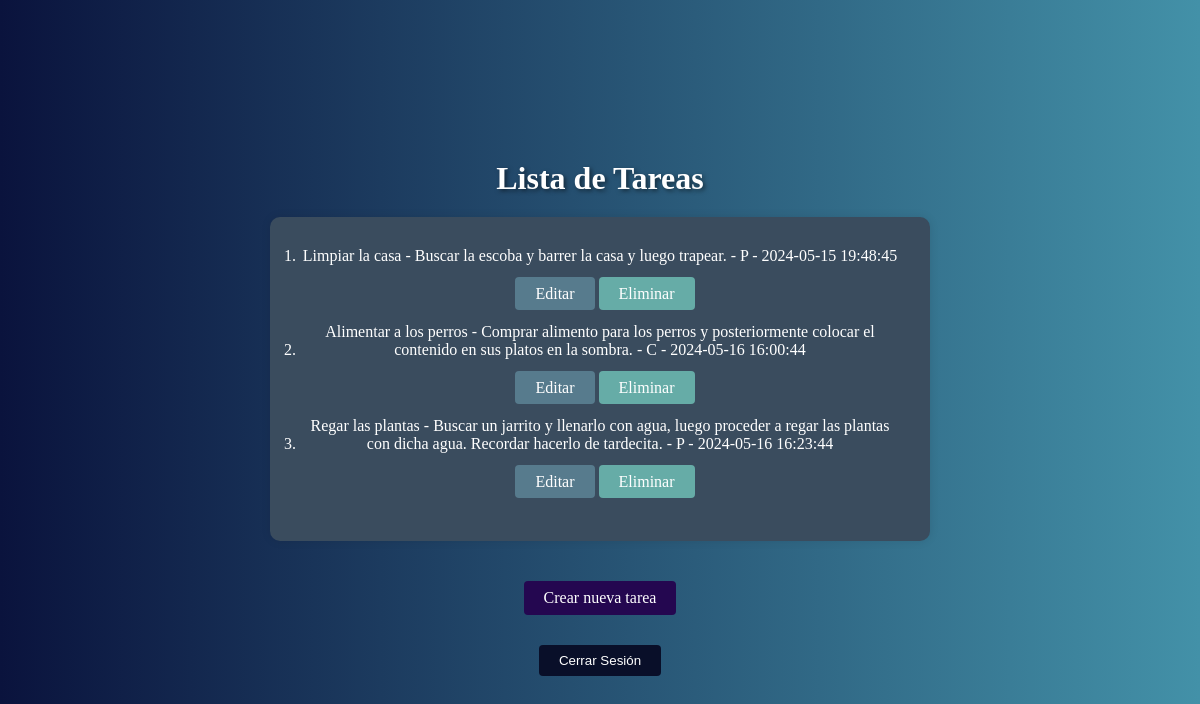
The page /to_do_list/task/list/ (signed in) on the database its author committed.
### to_do_list/models.py (models this page shows, shortened)
class Task(models.Model):
    title = models.CharField(max_length=100) # Campo para el título de la tarea
    description = models.TextField() # Campo para la descripción de la tarea
    created_at = models.DateTimeField(auto_now_add=True) # Campo para la fecha de creación
    STATUS_CHOICES = (
        ('P', 'Pendiente'),
        ('C', 'Completado'),
    ) # Campo para el estado de la tarea
    status = models.CharField(max_length=1, choices=STATUS_CHOICES) # Campo para el estado de la tarea
    user = models.ForeignKey(User, on_delete=models.CASCADE) # Campo para el usuario que crea la tarea

### to_do_list/views.py (the view)
# urls.py: path('task/list/', TaskListView.as_view(), name='task_list'), # URL para la lista de tareas
class TaskListView(LoginRequiredMixin, ListView):  # Vista de lista de tareas
    model = Task # Modelo de la lista de tareas
    template_name = 'task_list.html' # Plantilla de la página de lista de tareas
    context_object_name = 'tasks' # Nombre del objeto de la lista de tareas
    def get_queryset(self): # Obtiene los datos de la lista de tareas
        return Task.objects.filter(user=self.request.user)

### to_do_list/templates/task_list.html (shortened to what this page needs)
{% load static %}
<!DOCTYPE html>
<html lang="es">
<head>
    <link rel="stylesheet" href='{% static "css/style.css" %}'>
</head>
<body>
    {% if user.is_authenticated %}
    <h1>Lista de Tareas</h1>
    <ul class='task_item'>
        {% load tz %}
        {% timezone "America/Santo_Domingo" %}
        {% for task in object_list %}
            <li class='task_item2'>
                <div class="task_info">
                    <span>{{ task.title }} - {{ task.description }} - {{ task.status }} - {{ task.created_at|date:'Y-m-d H:i:s' }}</span>
                </div>
                <div class="task_actions">
                    <a href="{% url 'task_update' pk=task.pk %}" class='update_link edit_button'>Editar</a>
                    <a href="{% url 'task_delete' pk=task.pk %}" class='delete_link'>Eliminar</a>
                </div>
            </li>
        {% endfor %}
        {% endtimezone %}
    </ul>
    <a href="{% url 'task_create' %}" class='create_link'>Crear nueva tarea</a>
    <form action="{% url 'logout' %}" method="post" class="logout_form">
        <button type="submit" class='logout_button'>Cerrar Sesión</button>
    </form>
    {% else %}
    <script>
        window.location.href = '{% url 'login' %}?next={{ request.path }}'
    </script>
    {% endif %}
</body>
</html>

### to_do_list/static/css/style.css (style rules this page uses)
body { font-family: Cambria, Cochin, Georgia, Times, 'Times New Roman', serif; background: linear-gradient(to right, #0a133d, #4391a8); padding: 0; color: white; text-align: center; min-height: 100vh; display: flex; flex-direction: column; justify-content: center; align-items: center; text-shadow:#0a0a0a; }
h1 { margin-top: 20px; margin-bottom: 20px; text-shadow: 2px 2px 4px rgba(0, 0, 0, 0.5); }
ul { list-style: decimal; padding: 0; text-align: center; max-width: 600px; margin: 0 auto; text-shadow: #0a0a0a; }
.task_item { margin-bottom: 40px !important; background-color: #3a4c5e; padding: 30px; border-radius: 10px; box-shadow: 0 0 10px rgba(0, 0, 0, 0.1); }
.task_item .task_item2 { margin-bottom: 20px !important; }
.delete_link { background-color: #66aca7; color: white; border: 5px; padding: 8px 20px; border-radius: 4px; cursor: pointer; text-decoration: none; }
.edit_button { background-color: #577B8D; color: white; padding: 8px 20px; border: none; border-radius: 4px; cursor: pointer; text-decoration: none; }
.create_link { background-color: #240750; color: white; border: none; padding: 8px 20px; border-radius: 4px; cursor: pointer; text-decoration: none; }
.task_info { display: inline-block; margin-bottom: 20px; }
.task_actions { display: inline-block; margin-left: 10px; }
.logout_button { margin-top: 30px; background-color: #090f29; color: white; border: none; padding: 8px 20px; border-radius: 4px; cursor: pointer; text-decoration: none; }

### rows shown on the page
Task: title "Limpiar la casa", description "Buscar la escoba y barrer la casa y luego trapear.", status "P", created_at "2024-05-15 19:48:45"
Task: title "Alimentar a los perros", description "Comprar alimento para los perros y posteriormente colocar el contenido en sus platos en la sombra.", status "C", created_at "2024-05-16 16:00:44"
Task: title "Regar las plantas", description "Buscar un jarrito y llenarlo con agua, luego proceder a regar las plantas con dicha agua. Recordar hacerlo de tardecita.", status "P", created_at "2024-05-16 16:23:44"
